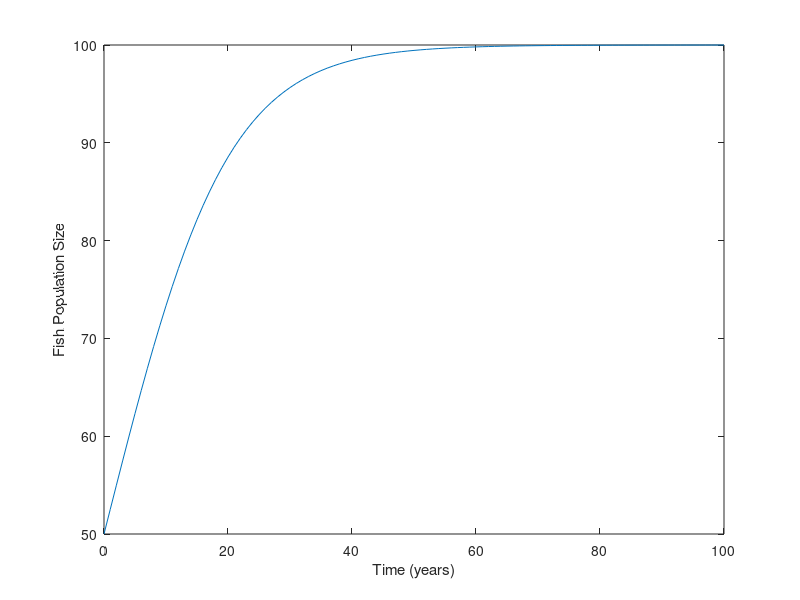

Source code (MATLAB):
%This code simulates a very simplistic fishery. All the fish are in one
%place, and you can choose to harvest as many as you want.

%Can you manage the fishery sustainably?


%Imagine a fishery where the fish population grows logistically according
%to the equation:

%dN/dt = rN(1-N/K)

%where:     N = number of fish
%           t = time
%           r = population growth rate
%           K = carrying capacity


%Now, we will introduce a harvest term, H, which is the number of fish
%humans remove from the population by fishing:

%dN/dt = rN(1-N/K) - H


%Managers are often tasked with choosing this "H" so that the fishery is
%sustainable -- that is, so that the number of fish does not change from
%year to year.

%With a bit of algebra or calculus, you can arrive at the correct choice for H, 
%or you can play with the simulation below.



%Choose your parameters:
r = .1;     %Fish population growth rate
K = 100;    %Fish carrying capacity
N0 = K/2;   %Fish initial population size
t = 100;   %We'll let this run for a long time to see how you did

H = 0;  %Your choice of harvest rate


%Variables to hold data
time = linspace(0,t,t+1);
population = zeros(size(time));
harvest = zeros(size(time));

%Run the model
for i = 1:size(time,2)
   if i == 1
       population(i) = N0;
       harvest(i) = H;
   else
       population(i) = population(i-1) + (r*population(i-1)*(1-population(i-1)/K)-harvest(i-1));
       if population(i) > H
           harvest(i) = H;
       else
           harvest(i) = population(i);
       end
   end   
end


figure(2)
plot(time,population)
xlabel('Time (years)')
ylabel('Fish Population Size')


%Explore:   What happens if you "overfish" (i.e. H is too large)?
%           What happens if your fish population is destabilized (i.e.,
%           somehow your initial population gets bumped below K/2)?
